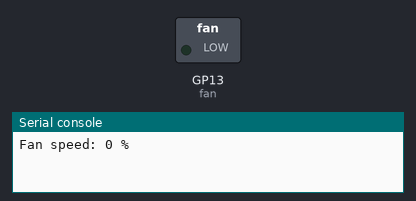
A program run on a simulated Raspberry Pi Pico running MicroPython. Shown: switched loads named in the program (green lamp = pin HIGH), the last lines printed to the serial console.

Above: at 0.05 s.
At 5.45 s:
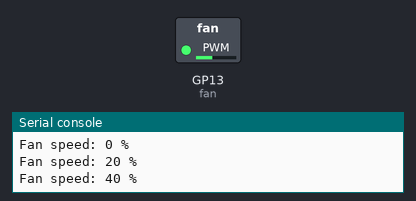
At 10.95 s:
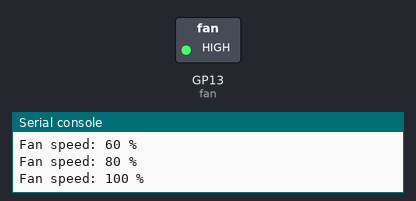
At 21.95 s:
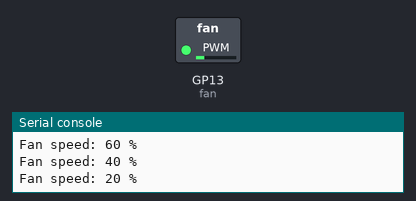
Timing chart, 0 to 31.2 s (numbered marks = the images above):
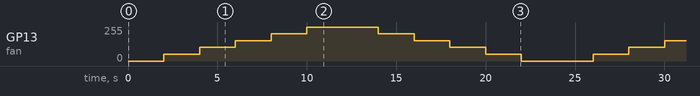

The program:

Fun_mortor6_1.py
```python
from machine import Pin, PWM
import time

# ຕິດິັ້ງ PWM ຂາ GP13
fan = PWM(Pin(13))
fan.freq(1000)  # ຄວາມຖີ່ 1kHz

# ຟັງເຊີ້ນປັບຄວາມໄວຂອງພັດລົມ (0 - 100%)
def set_speed(percent):
    if percent < 0:
        percent = 0
    if percent > 100:
        percent = 100
    duty = int(percent * 65535 / 100)  # ແປງເປັນ duty cycle 16-bit
    fan.duty_u16(duty)

# ທົດສອບການທຳງານ
while True:
    for speed in range(0, 101, 20):  # ຈາກ 0% → 100%
        set_speed(speed)
        print("Fan speed:", speed, "%")
        time.sleep(2)
    for speed in range(100, -1, -20):  # ຈາກ 100% → 0%
        set_speed(speed)
        print("Fan speed:", speed, "%")
        time.sleep(2)
```
